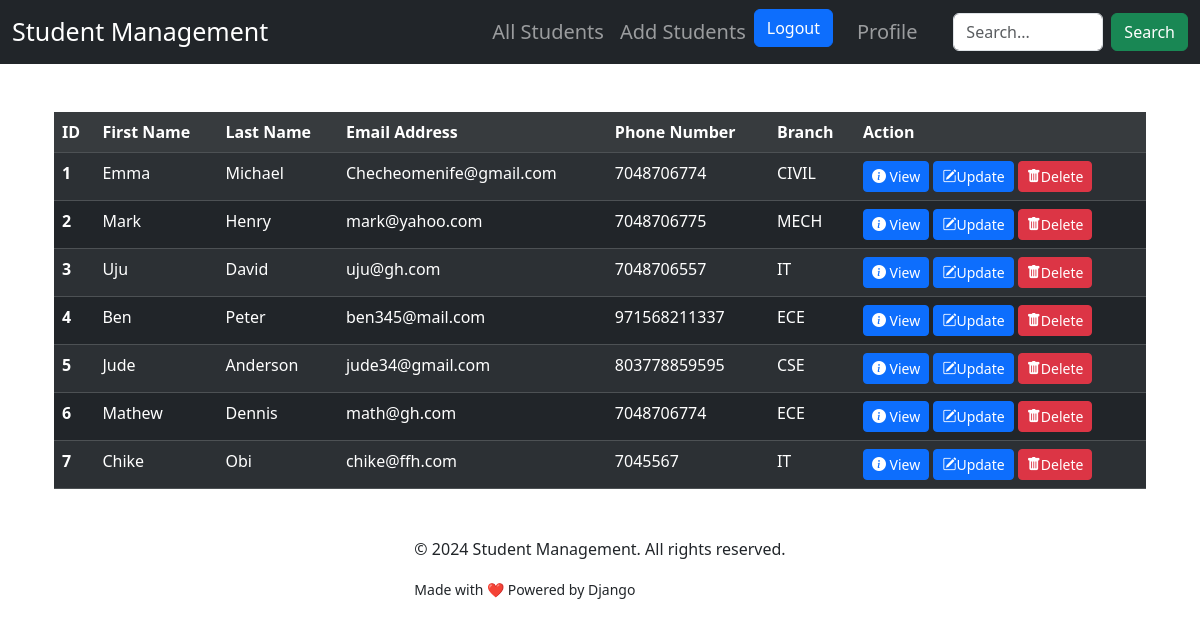
Before: / (signed in) with the older database file.
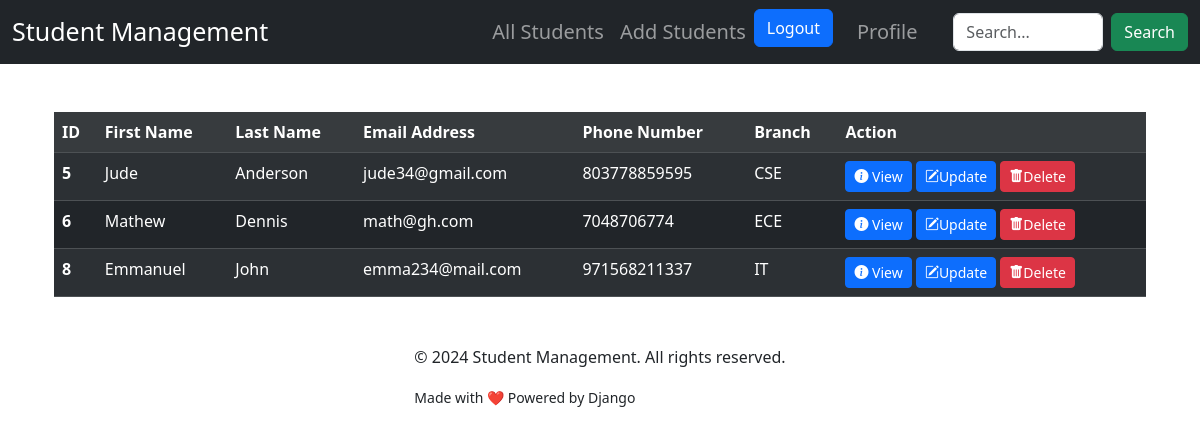
After: the same page with the newer database file.
### student_manage/models.py (models this page shows, shortened)
class Student(models.Model):
    first_name = models.CharField(max_length=30)
    last_name = models.CharField(max_length=30)
    email = models.EmailField(blank=True)
    phone = models.PositiveIntegerField(blank=True)
    branch = models.CharField(max_length=30, choices=CHOICES)

### student_manage/views.py (the view)
# urls.py: path("", views.list_student, name="home"),
@login_required
def list_student(request):
    student = Student.objects.all()
    return render(request, "list_student.html", {"student": student})

### student_manage/templates/list_student.html (shortened to what this page needs)
{% extends 'base.html' %}
{% block content %}
<div class="container mt-5">
  <table class="table table-hover table-striped table-dark table-responsive">
  <thead>
    <tr class="table-active">
      <th scope="col">ID</th>
      <th scope="col">First Name</th>
      <th scope="col">Last Name</th>
      <th scope="col">Email Address</th>
      <th scope="col">Phone Number</th>
      <th scope="col">Branch</th>
      <th scope="col">Action</th>
    </tr>
  </thead>
  <tbody>
    {% for student in student %}
    <tr>
      <th scope="row">{{ student.id }}</th>
      <td>{{ student.first_name }}</td>
      <td>{{ student.last_name }}</td>
      <td>{{ student.email }}</td>
      <td>{{ student.phone }}</td>
      <td>{{ student.branch }}</td>
      <td>
        <button type="button" class="btn btn-primary btn-sm" data-toggle="modal" data-target="#ViewModal{{ student.id }}">
          <i class="bi bi-info-circle-fill"></i> View
        </button>
     <a href="{% url 'update' student.pk %}" class="btn btn-primary btn-sm"><i class="bi bi-pencil-square"></i>Update</a>
       <a href="{% url 'delete' student.pk %}" class="btn btn-danger btn-sm"><i class="bi bi-trash-fill"></i>Delete</a>
      </td>
    </tr>
    {% endfor %}
  </tbody>
</table>
</div>
{% endblock %}

### student_manage/templates/base.html (shortened to what this page needs)
<!doctype html>
{% load static %}
<html lang="en">
  <head>
    <link href="https://cdn.jsdelivr.net/npm/bootstrap@5.3.3/dist/css/bootstrap.min.css" rel="stylesheet">
    <link rel="stylesheet" href="https://cdn.jsdelivr.net/npm/bootstrap-icons@1.3.0/font/bootstrap-icons.css">
    <link rel="stylesheet" href="{% static 'css/style.css' %}">
  </head>
  <body>
{% include 'nav.html' %}
<div class="container">
  {% block content %}{% endblock %}
</div>
    <div class="container d-flex justify-content-center mt-5">
        <footer>
      <p>&copy; 2024 Student Management. All rights reserved.</p>
      <small>Made with ❤️ Powered by Django</small>
    </footer>
    </div>
  </body>
</html>

### student_manage/templates/nav.html (shortened to what this page needs)
<nav class="navbar navbar-expand-lg navbar-dark bg-dark">
  <div class="container-fluid">
    <a class="navbar-brand" href="/" style="padding-right: 200px;">Student Management</a>
    <div class="collapse navbar-collapse" id="navbarNav">
      <ul class="navbar-nav">
        <li class="nav-item">
          <a class="nav-link " aria-current="page" href="/">All Students</a>
        </li>
        <li class="nav-item">
          <a class="nav-link" href="{% url 'add' %}">Add Students</a>
        </li>
      {% if user.is_authenticated %}
                <li class="nav-item me-3">
                    <form action="{% url 'accounts:logout' %}" method="POST" class="nav-link p-0 m-0">
                        <button type="submit" class="btn btn-primary">
                            Logout
                        </button>
                    </form>
                </li>
                <li class="nav-item me-3">
                    <a class="nav-link" href="{% url 'accounts:profile' %}">Profile</a>
                </li>
                        {% else %}
                <li class="nav-item me-3">
                    <a class="nav-link" href="{% url 'accounts:login' %}">Login</a>
                </li>
            {% endif %}
      </ul>
    </div>
               <form class="d-flex" role="search" method="POST" action="{% url 'search' %}">
      <input class="form-control me-2" type="search" name="output" placeholder="Search..." aria-label="Search">
      <button class="btn btn-success" type="submit">Search</button>
    </form>
  </div>
</nav>

### student_manage/static/css/style.css (style rules this page uses)
.navbar-brand { font-size: 25px; }
.navbar-nav .nav-link { font-size: 20px; }
form.d-flex input[type="search"] { width: 150px; transition: width 0.5s ease-in-out; }

Changed rows visible on the page:
removed Student: id "1", first_name "Emma", last_name "Michael", email "Checheomenife@gmail.com", phone "7048706774", branch "CIVIL"
removed Student: id "2", first_name "Mark", last_name "Henry", email "mark@yahoo.com", phone "7048706775", branch "MECH"
removed Student: id "3", first_name "Uju", last_name "David", email "uju@gh.com", phone "7048706557", branch "IT"
removed Student: id "4", first_name "Ben", last_name "Peter", email "ben345@mail.com", phone "971568211337", branch "ECE"
removed Student: id "7", first_name "Chike", last_name "Obi", email "chike@ffh.com", phone "7045567", branch "IT"
added Student: id "8", first_name "Emmanuel", last_name "John", email "emma234@mail.com", phone "971568211337", branch "IT"
